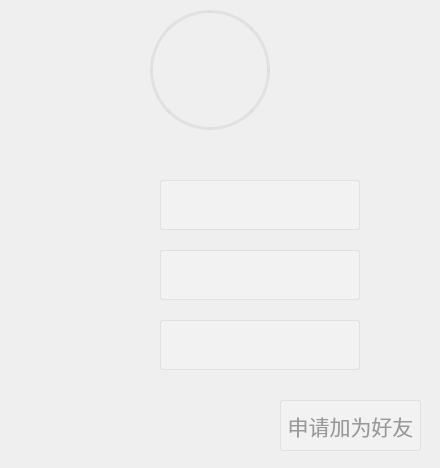
              <widget class="QWidget" name="page_35">
               <widget class="QLabel" name="userImage_4">
                <property name="geometry">
                 <rect>
                  <x>150</x>
                  <y>10</y>
                  <width>120</width>
                  <height>120</height>
                 </rect>
                </property>
                <property name="minimumSize">
                 <size>
                  <width>120</width>
                  <height>120</height>
                 </size>
                </property>
                <property name="maximumSize">
                 <size>
                  <width>120</width>
                  <height>120</height>
                 </size>
                </property>
                <property name="styleSheet">
                 <string notr="true">

/*用户头像*/
border-style: outset;/*设置边框*/
border: 3px solid rgba(220,220,220, 200);
border-radius:60px;</string>
                </property>
                <property name="text">
                 <string/>
                </property>
                <property name="scaledContents">
                 <bool>true</bool>
                </property>
               </widget>
               <widget class="QLineEdit" name="nameEdit_2">
                <property name="geometry">
                 <rect>
                  <x>290</x>
                  <y>30</y>
                  <width>101</width>
                  <height>50</height>
                 </rect>
                </property>
                <property name="minimumSize">
                 <size>
                  <width>0</width>
                  <height>50</height>
                 </size>
                </property>
                <property name="maximumSize">
                 <size>
                  <width>16777215</width>
                  <height>50</height>
                 </size>
                </property>
                <property name="font">
                 <font>
                  <family>Arial</family>
                  <pointsize>15</pointsize>
                  <italic>false</italic>
                 </font>
                </property>
                <property name="styleSheet">
                 <string notr="true"> /*文本输入框 账号输入*/
QLineEdit{
/*非悬浮时颜色设置*/
color:#999999;
border-style:outset;/*设置边框*/
background-color: rgba(255,255,255,0);
border-radius:2px;/*边框圆角半径设置*/


}
</string>
                </property>
                <property name="text">
                 <string/>
                </property>
                <property name="maxLength">
                 <number>25</number>
                </property>
                <property name="readOnly">
                 <bool>true</bool>
                </property>
                <property name="placeholderText">
                 <string/>
                </property>
                <property name="clearButtonEnabled">
                 <bool>false</bool>
                </property>
               </widget>
               <widget class="QLineEdit" name="ps_2">
                <property name="geometry">
                 <rect>
                  <x>0</x>
                  <y>120</y>
                  <width>431</width>
                  <height>50</height>
                 </rect>
                </property>
                <property name="minimumSize">
                 <size>
                  <width>0</width>
                  <height>50</height>
                 </size>
                </property>
                <property name="maximumSize">
                 <size>
                  <width>16777215</width>
                  <height>50</height>
                 </size>
                </property>
                <property name="font">
                 <font>
                  <family>Arial</family>
                  <pointsize>15</pointsize>
                  <italic>false</italic>
                 </font>
                </property>
                <property name="styleSheet">
                 <string notr="true"> /*文本输入框 账号输入*/
QLineEdit{
/*非悬浮时颜色设置*/
color:#999999;
border-style:outset;/*设置边框*/
background-color: rgba(255,255,255,0);
border-radius:2px;/*边框圆角半径设置*/

}
</string>
                </property>
                <property name="text">
                 <string/>
                </property>
                <property name="maxLength">
                 <number>25</number>
                </property>
                <property name="readOnly">
                 <bool>true</bool>
                </property>
                <property name="placeholderText">
                 <string/>
                </property>
                <property name="clearButtonEnabled">
                 <bool>false</bool>
                </property>
               </widget>
               <widget class="QWidget" name="verticalLayoutWidget_2">
                <property name="geometry">
                 <rect>
                  <x>80</x>
                  <y>160</y>
                  <width>61</width>
                  <height>231</height>
                 </rect>
                </property>
                <layout class="QVBoxLayout" name="verticalLayout_3">
                 <item>
                  <widget class="QLabel" name="file_6">
                   <property name="minimumSize">
                    <size>
                     <width>40</width>
                     <height>40</height>
                    </size>
                   </property>
                   <property name="maximumSize">
                    <size>
                     <width>40</width>
                     <height>40</height>
                    </size>
                   </property>
                   <property name="cursor">
                    <cursorShape>PointingHandCursor</cursorShape>
                   </property>
                   <property name="text">
                    <string/>
                   </property>
                   <property name="pixmap">
                    <pixmap resource="SourceFile.qrc">:/new/prefix1/id.png</pixmap>
                   </property>
                   <property name="scaledContents">
                    <bool>true</bool>
                   </property>
                  </widget>
                 </item>
                 <item>
                  <widget class="QLabel" name="file_7">
                   <property name="minimumSize">
                    <size>
                     <width>40</width>
                     <height>40</height>
                    </size>
                   </property>
                   <property name="maximumSize">
                    <size>
                     <width>40</width>
                     <height>40</height>
                    </size>
                   </property>
                   <property name="cursor">
                    <cursorShape>PointingHandCursor</cursorShape>
                   </property>
                   <property name="text">
                    <string/>
                   </property>
                   <property name="pixmap">
                    <pixmap resource="SourceFile.qrc">:/new/prefix1/riqi.png</pixmap>
                   </property>
                   <property name="scaledContents">
                    <bool>true</bool>
                   </property>
                  </widget>
                 </item>
                 <item>
                  <widget class="QLabel" name="file_8">
                   <property name="minimumSize">
                    <size>
                     <width>40</width>
                     <height>40</height>
                    </size>
                   </property>
                   <property name="maximumSize">
                    <size>
                     <width>40</width>
                     <height>40</height>
                    </size>
                   </property>
                   <property name="cursor">
                    <cursorShape>PointingHandCursor</cursorShape>
                   </property>
                   <property name="text">
                    <string/>
                   </property>
                   <property name="pixmap">
                    <pixmap resource="SourceFile.qrc">:/new/prefix1/dizhi.png</pixmap>
                   </property>
                   <property name="scaledContents">
                    <bool>true</bool>
                   </property>
                  </widget>
                 </item>
                </layout>
               </widget>
               <widget class="QLineEdit" name="accountLineEdit_2">
                <property name="geometry">
                 <rect>
                  <x>160</x>
                  <y>180</y>
                  <width>200</width>
                  <height>50</height>
                 </rect>
                </property>
                <property name="minimumSize">
                 <size>
                  <width>200</width>
                  <height>50</height>
                 </size>
                </property>
                <property name="maximumSize">
                 <size>
                  <width>200</width>
                  <height>50</height>
                 </size>
                </property>
                <property name="font">
                 <font>
                  <family>Arial</family>
                  <pointsize>15</pointsize>
                  <italic>false</italic>
                 </font>
                </property>
                <property name="styleSheet">
                 <string notr="true"> /*文本输入框 账号输入*/
QLineEdit{
/*非悬浮时颜色设置*/
color:#999999;
border-style:outset;/*设置边框*/
background-color: rgba(255,255,255,50);
border-radius:2px;/*边框圆角半径设置*/
border: 1px solid rgba(220,220,220, 200);

}
</string>
                </property>
                <property name="text">
                 <string/>
                </property>
                <property name="maxLength">
                 <number>25</number>
                </property>
                <property name="readOnly">
                 <bool>true</bool>
                </property>
                <property name="placeholderText">
                 <string/>
                </property>
                <property name="clearButtonEnabled">
                 <bool>false</bool>
                </property>
               </widget>
               <widget class="QLineEdit" name="birthdayLineEdit_2">
                <property name="geometry">
                 <rect>
                  <x>160</x>
                  <y>250</y>
                  <width>200</width>
                  <height>50</height>
                 </rect>
                </property>
                <property name="minimumSize">
                 <size>
                  <width>200</width>
                  <height>50</height>
                 </size>
                </property>
                <property name="maximumSize">
                 <size>
                  <width>200</width>
                  <height>50</height>
                 </size>
                </property>
                <property name="font">
                 <font>
                  <family>Arial</family>
                  <pointsize>15</pointsize>
                  <italic>false</italic>
                 </font>
                </property>
                <property name="styleSheet">
                 <string notr="true"> /*文本输入框 账号输入*/
QLineEdit{
/*非悬浮时颜色设置*/
color:#999999;
border-style:outset;/*设置边框*/
background-color: rgba(255,255,255,50);
border-radius:2px;/*边框圆角半径设置*/
border: 1px solid rgba(220,220,220, 200);

}
</string>
                </property>
                <property name="text">
                 <string/>
                </property>
                <property name="maxLength">
                 <number>25</number>
                </property>
                <property name="readOnly">
                 <bool>true</bool>
                </property>
                <property name="placeholderText">
                 <string/>
                </property>
                <property name="clearButtonEnabled">
                 <bool>false</bool>
                </property>
               </widget>
               <widget class="QLineEdit" name="localLineEdit_2">
                <property name="geometry">
                 <rect>
                  <x>160</x>
                  <y>320</y>
                  <width>200</width>
                  <height>50</height>
                 </rect>
                </property>
                <property name="minimumSize">
                 <size>
                  <width>200</width>
                  <height>50</height>
                 </size>
                </property>
                <property name="maximumSize">
                 <size>
                  <width>200</width>
                  <height>50</height>
                 </size>
                </property>
                <property name="font">
                 <font>
                  <family>Arial</family>
                  <pointsize>15</pointsize>
                  <italic>false</italic>
                 </font>
                </property>
                <property name="styleSheet">
                 <string notr="true"> /*文本输入框 账号输入*/
QLineEdit{
/*非悬浮时颜色设置*/
color:#999999;
border-style:outset;/*设置边框*/
background-color: rgba(255,255,255,50);
border-radius:2px;/*边框圆角半径设置*/
border: 1px solid rgba(220,220,220, 200);

}
</string>
                </property>
                <property name="text">
                 <string/>
                </property>
                <property name="maxLength">
                 <number>25</number>
                </property>
                <property name="readOnly">
                 <bool>true</bool>
                </property>
                <property name="placeholderText">
                 <string/>
                </property>
                <property name="clearButtonEnabled">
                 <bool>false</bool>
                </property>
               </widget>
               <widget class="QLabel" name="messageChangeFlag_2">
                <property name="geometry">
                 <rect>
                  <x>30</x>
                  <y>410</y>
                  <width>121</width>
                  <height>49</height>
                 </rect>
                </property>
                <property name="font">
                 <font>
                  <family>方正姚体</family>
                  <pointsize>22</pointsize>
                  <weight>75</weight>
                  <italic>false</italic>
                  <bold>true</bold>
                 </font>
                </property>
                <property name="styleSheet">
                 <string notr="true">/*产品名称*/
color:#FFFFFF;/*设置字体颜色*/</string>
                </property>
                <property name="text">
                 <string/>
                </property>
               </widget>
               <widget class="QPushButton" name="requestToBeFriend">
                <property name="geometry">
                 <rect>
                  <x>280</x>
                  <y>400</y>
                  <width>141</width>
                  <height>51</height>
                 </rect>
                </property>
                <property name="minimumSize">
                 <size>
                  <width>0</width>
                  <height>0</height>
                 </size>
                </property>
                <property name="maximumSize">
                 <size>
                  <width>16777215</width>
                  <height>16777215</height>
                 </size>
                </property>
                <property name="font">
                 <font>
                  <pointsize>16</pointsize>
                 </font>
                </property>
                <property name="cursor">
                 <cursorShape>PointingHandCursor</cursorShape>
                </property>
                <property name="styleSheet">
                 <string notr="true">/*登录按钮*/
QPushButton{
/*静置时设置*/
color:#999999;/*字体颜色设置*/
background-color:rgba(255,255,255, 50);/*背景颜色设置*/  
border-style:outset;/*背景颜色设置*/
border-radius:2px;/*边框圆角半径设置*/
border: 1px solid rgba(220,220,220, 200);
}

QPushButton:hover{
/*悬停时设置*/ /*由于与内部代码有冲突 已弃用*/
background-color:rgba(135,206,250, 255);
border-style:outset;/*边框设置*/
}
QPushButton:pressed{
/*按压时设置*/
background-color:rgba(173,216,230, 255);
/*背景颜色设置*/
border-style:inset;/*边框设置*/
}</string>
                </property>
                <property name="text">
                 <string>申请加为好友</string>
                </property>
               </widget>
              </widget>
